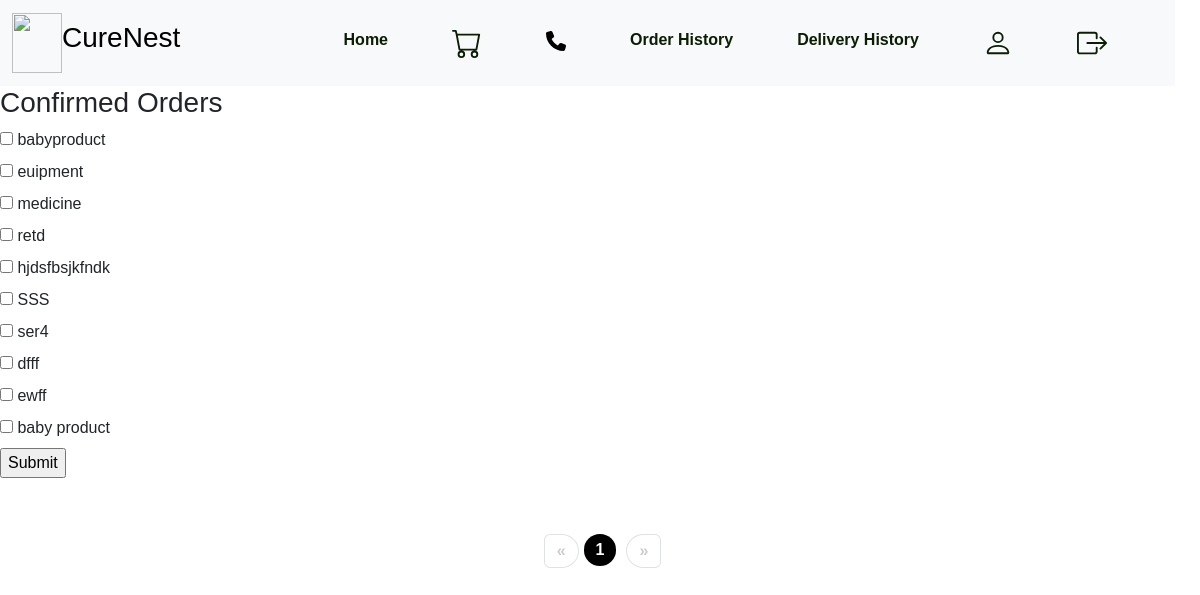
Before: /order_history (signed in) with the older database file.
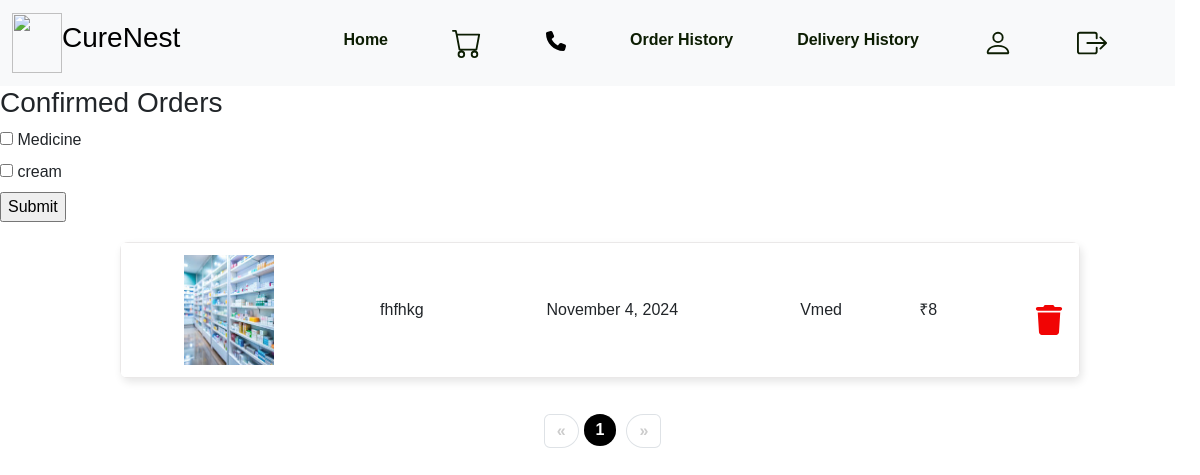
After: the same page with the newer database file.
### app/models.py (models this page shows, shortened)
class Category(models.Model):
    category_name = models.CharField(max_length=100, unique=True)

class order(models.Model):
    medicine_id = models.ForeignKey(medicine, on_delete=models.CASCADE)
    user_id = models.ForeignKey(CustomeUser, on_delete=models.CASCADE)
    cart_id = models.ForeignKey(cart, on_delete=models.CASCADE, null=True, blank=True)
    price = models.IntegerField(null=True, blank=True)
    order_date = models.DateTimeField(auto_now_add=True)
    PAYMENT_STATUS_CHOICES = [
        ('PENDING', 'Pending'),
        ('CONFIRMED', 'Confirmed'),
        ('FAILED', 'Failed'),
    ]
    status = models.CharField(null=True, blank=True, max_length=100,choices=PAYMENT_STATUS_CHOICES,
        default='PENDING')
    quantity = models.IntegerField(null=True, blank=True)
    payment_status = models.CharField(max_length=100, default='booked')
    total_amount = models.IntegerField(null=True, blank=True)
    delivery_address=models.CharField(max_length=255)

class medicine(models.Model):
    pharmacy_id = models.ForeignKey(CustomeUser, on_delete=models.CASCADE)
    name = models.CharField(null=True, blank=True, max_length=100)
    price = models.DecimalField(max_digits=10, decimal_places=2, default=0.00)
    description = models.CharField(null=True, blank=True, max_length=100)
    manufacturer =  models.CharField(null=True, blank=True, max_length=100)
    quantity = models.IntegerField(null=True, blank=True)
    expiry_date = models.DateField()
    status= models.CharField(null=True, blank=True, max_length=100)
    brandname=models.CharField(null=True, blank=True, max_length=100)
    genericname=models.CharField(null=True, blank=True, max_length=100)
    strength=models.IntegerField(null=True, blank=True)
    Image=models.FileField(null=True,blank=True)
    Image1=models.FileField(null=True,blank=True)
    Image2=models.FileField(null=True,blank=True)
    Image3=models.FileField(null=True,blank=True)
    category_name=models.CharField(max_length=100,null=True, blank=True)
    per_price = models.DecimalField(max_digits=10, decimal_places=2, null=True, blank=True)
    description1 = models.CharField(null=True, blank=True, max_length=1000)
    description2 = models.CharField(null=True, blank=True, max_length=1000)
    Image3=models.FileField(null=True,blank=True)

class CustomeUser(AbstractUser):
    age = models.IntegerField(null=True, blank=True)
    dob= models.DateField(null=True, blank=True)
    phone_number = models.IntegerField(null=True, blank=True, unique=True)
    usertype=models.CharField(max_length=200)
    address=models.CharField(null=True,blank=True,max_length=100)
    place=models.CharField(null=True,blank=True,max_length=500)
    status=models.CharField(max_length=100,null=True, blank=True,default='pending')
    license=models.FileField(null=True,blank=True)
    Image=models.FileField(null=True,blank=True)
    certificate = models.FileField(null=True, blank=True)
    contact_name = models.CharField(max_length=255, null=True, blank=True)
    delivery_address=models.CharField(null=True,blank=True,max_length=100)

### app/views.py (the view)
# urls.py: path('order_history', views.order_history, name='order_history'),
def order_history(request):
    datas = CustomeUser.objects.get(id=request.user.id)
    category = Category.objects.all()
    order_items = order.objects.filter(user_id=datas)
    items_per_page = 5
    paginator = Paginator(order_items,items_per_page)
    page = request.GET.get('page', 1)
    try:
        order_items = paginator.page(page)
    except PageNotAnInteger:
        order_items = paginator.page(1)
    except EmptyPage:
        order_items = paginator.page(paginator.num_pages)
    context = {
        'order_items':order_items,
        'category':category,
    }
    return render(request, 'user/order_history.html',context)

### template/user/order_history.html (shortened to what this page needs)
{% extends 'user/userhome.html' %}
{% block content %}
{% load static %}
<!DOCTYPE html>
<html lang="en">
<head>
</head>
<body>
       <h3>Confirmed Orders</h3>
       <div class="row">
        <div class="col-3-md">
            <form action="{% url 'filteration' %}" method="post">
                {% for i in category %}
                <input type="checkbox" name="categories" value="{{ i.category_name }}" id="category_{{ forloop.counter }}">
                <label for="category_{{ forloop.counter }}">{{ i.category_name }}</label><br>
                {% endfor %}
                <input type="submit">
            </form>
        </div>
        <div class="col-9-md">
       <table class="order-history-table">
           <tbody>
               {% for order in order_items %}
                   <tr>
                       <td><img src="{{order.medicine_id.Image.url}}" width="90" height="110" alt="" srcset=""></td>
                       <td>{{ order.medicine_id.name }}</td>
                       <td>{{ order.order_date|date:"F j, Y" }}</td>
                       <td>{{ order.medicine_id.pharmacy_id.first_name }}</td>
                       <td>₹{{ order.total_amount }}</td>
                       <td><div style="display: flex;justify-content: end ; margin-top:20px">
                        <a href="{% url 'remove_orderview' id=order.id %}">
                        </a>
                    </div></td>
                   </tr>
                   </tbody>
               {% endfor %}
            </table>
        </div>
            </div>
              <div class="pagination mt-3 d-flex justify-content-center mb-4">
                <ul class="pagination">
                    {% if order_items.has_previous %}
                        <li class="page-item">
                            <a class="page-link" href="?page={{ order_items.previous_page_number }}" aria-label="Previous">
                                <span aria-hidden="true">&laquo;</span>
                            </a>
                        </li>
                    {% else %}
                        <li class="page-item disabled">
                            <span class="page-link">&laquo;</span>
                        </li>
                    {% endif %}
                    {% for num in order_items.paginator.page_range %}
                        {% if order_items.number == num %}
                            <li class="page-item active"><span class="page-link">{{ num }}</span></li>
                        {% elif num > order_items.number|add:"-3" and num < order_items.number|add:"3" %}
                            <li class="page-item"><a class="page-link" href="?page={{ num }}">{{ num }}</a></li>
                        {% endif %}
                    {% endfor %}
                    {% if order_items.has_next %}
                        <li class="page-item">
                            <a class="page-link" href="?page={{ order_items.next_page_number }}" aria-label="Next">
                                <span aria-hidden="true">&raquo;</span>
                            </a>
                        </li>
                    {% else %}
                        <li class="page-item disabled">
                            <span class="page-link">&raquo;</span>
                        </li>
                    {% endif %}
                </ul>
            </div>
</body>
</html>
{% endblock %}

### template/user/userhome.html (shortened to what this page needs)
<!DOCTYPE html>
<html lang="en">
  {% load static %}
<head>
    <link href="https://maxcdn.bootstrapcdn.com/bootstrap/4.5.2/css/bootstrap.min.css" rel="stylesheet">
    <link href="https://cdn.jsdelivr.net/npm/bootstrap@5.3.3/dist/css/bootstrap.min.css" rel="stylesheet">
    <link href="https://cdn.jsdelivr.net/npm/bootstrap@5.3.3/dist/css/bootstrap.min.css" rel="stylesheet">
</head>
<body>
  <div>
    <nav class="navbar navbar-expand-lg bg-body-tertiary  fw-bolder  " style="z-index:2; margin-right:25px;  ">
      <div class="container-fluid">
        <a class="navbar-brand d-flex" style="color:black" href="#">
          <img src="{% static 'img/pngtree.png' %}" height="60" width="50" alt="" srcset="">
          <h3 class="text-Drak mt-2 ">CureNest</h3>
        </a>
        <div class="collapse navbar-collapse justify-content-end" id="navbarNavDropdown">
          <ul class="navbar-nav">
            <li class="nav-item mr-5">
              <a class="nav-link  fw-bolder" style="color:rgb(12, 29, 2)" href="{% url 'user_home' %}">Home</a>
            </li>
            <li class="nav-item mr-5">
              <a class="nav-link" href="{% url 'cart_view' %}"></a>
            </li>
            <li class="nav-item mr-5">
              <a class="nav-link " href="{% url 'help_page'  %}"></a>
            </li>
              <li class="nav-item mr-5">
              <a class="nav-link  fw-bolder "  style="color:rgb(12, 29, 2)" href="{% url 'order_history' %}">Order History</a>
            </li>
            <li class="nav-item mr-5">
              <a class="nav-link  fw-bolder" style="color:rgb(12, 29, 2)" href="{% url 'order_view' %}">Delivery History</a>
            </li>
            <li class="nav-item mr-5">
              <a class="nav-link" href="{% url 'userprofile' %}"></a>
            </li>
            <li class="nav-item mr-5">
              <a class="nav-link " href="{% url 'Login' %}"></a>
            </li>
          </ul>
        </div>
      </div>
    </nav>
  </div>
  {% block content %}
  {% load static %}
       {% endblock %}
</body>
</html>

### template/user/order_history.html (style rules this page uses)
body { font-family: Arial, sans-serif; margin: 0; padding: 0; }
table { width: 80%; margin: 20px auto; border-collapse: collapse; border-width:3px #060707; box-shadow: 2px 4px 8px rgba(0, 0, 0, 0.1); border-radius: 8px; overflow: hidden; }
th, td { padding: 12px 15px; text-align: center; }
tr { height: 50px; margin-bottom: 20px; border: 1px solid rgb(234, 232, 232); box-shadow: 2px 4px 8px rgba(0, 0, 0, 0.1); margin-top: 5px; }
a { text-decoration: none; }
.pagination .page-link { border-radius: 50%; color: #000000; margin-left:5px; font-weight: bold; }
.pagination .active .page-link { background-color: #000000; color: white; border-radius: 50%; border: none; margin-left:5px; margin-right: 5px; }
.pagination .disabled .page-link { color: #ccc; margin-left:5px; }

Changed rows visible on the page:
removed Category: category_name "euipment"
removed Category: category_name "medicine"
removed Category: category_name "retd"
removed Category: category_name "hjdsfbsjkfndk"
removed Category: category_name "SSS"
removed Category: category_name "ser4"
removed Category: category_name "dfff"
removed Category: category_name "ewff"
removed Category: category_name "baby product"
added Category: category_name "Medicine"
changed Category: category_name "babyproduct" → "cream"
added order: medicine_id.Image (picture), medicine_id.name "fhfhkg", order_date "November 4, 2024", medicine_id.pharmacy_id.first_name "Vmed", total_amount "8"
